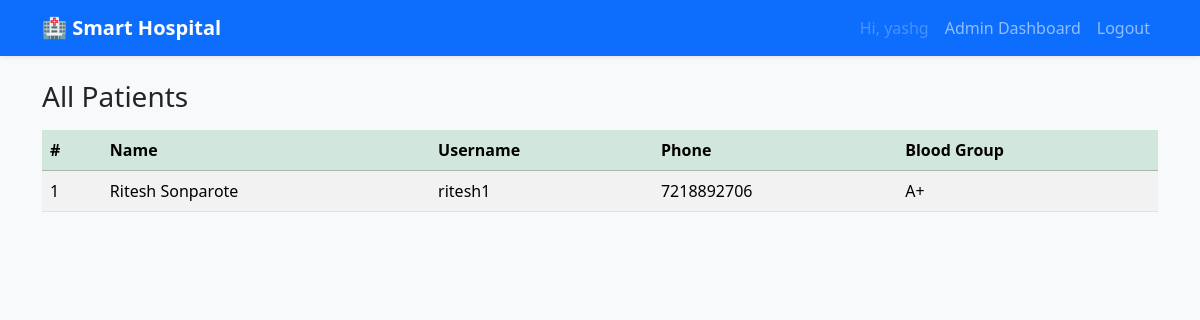
Page /accounts/dashboard/admin/patients/ (signed in) on the committed database.
### patients/models.py (models this page shows, shortened)
class Patient(models.Model):
    user = models.OneToOneField(
        User,
        on_delete=models.CASCADE,
        related_name="patient",
    )
    dob = models.DateField(null=True, blank=True)
    gender = models.CharField(max_length=10, blank=True)
    address = models.TextField(blank=True)
    blood_group = models.CharField(max_length=5, blank=True)
    phone = models.CharField(max_length=20, blank=True)

### accounts/views.py (the view)
# urls.py: path("dashboard/admin/patients/", views.admin_patient_list, name="admin_patients"),
@login_required
def admin_patient_list(request):
    if not request.user.is_superuser:
        return redirect("home")
    patients = Patient.objects.select_related("user").all()
    return render(request, "accounts/manage_patients.html", {"patients": patients})

### accounts/templates/accounts/manage_patients.html (shortened to what this page needs)
{% extends "base.html" %}
{% block content %}
<h3 class="mb-3">All Patients</h3>
<table class="table table-striped table-hover">
    <thead class="table-success">
        <tr>
            <th>#</th>
            <th>Name</th>
            <th>Username</th>
            <th>Phone</th>
            <th>Blood Group</th>
        </tr>
    </thead>
    <tbody>
        {% for p in patients %}
            <tr>
                <td>{{ forloop.counter }}</td>
                <td>{{ p.user.first_name }}</td>
                <td>{{ p.user.username }}</td>
                <td>{{ p.phone }}</td>
                <td>{{ p.blood_group|default:"-" }}</td>
            </tr>
        {% empty %}
            <tr>
                <td colspan="5" class="text-center text-muted">No patients found.</td>
            </tr>
        {% endfor %}
    </tbody>
</table>
{% endblock %}

### hospital_project/templates/base.html (shortened to what this page needs)
<!DOCTYPE html>
<html lang="en">
<head>
    <link href="https://cdn.jsdelivr.net/npm/bootstrap@5.3.3/dist/css/bootstrap.min.css" rel="stylesheet">
    <link rel="stylesheet" href="/static/css/style.css">
</head>
<body class="bg-light">
<nav class="navbar navbar-expand-lg navbar-dark bg-primary shadow-sm">
    <div class="container">
        <a class="navbar-brand fw-bold" href="{% url 'home' %}">🏥 Smart Hospital</a>
        <div class="collapse navbar-collapse" id="navbarSupportedContent">
            <ul class="navbar-nav ms-auto mb-2 mb-lg-0">
                {% if user.is_authenticated %}
                    <li class="nav-item">
                        <span class="nav-link disabled">Hi, {{ user.username }}</span>
                    </li>
                    {% if user.is_superuser %}
                        <li class="nav-item">
                            <a class="nav-link" href="{% url 'admin_dashboard' %}">Admin Dashboard</a>
                        </li>
                    {% endif %}
                    <li class="nav-item">
                        <a class="nav-link" href="{% url 'logout' %}">Logout</a>
                    </li>
                {% endif %}
            </ul>
        </div>
    </div>
</nav>
<div class="container py-4">
    {% block content %}{% endblock %}
</div>
</body>
</html>

### static/css/style.css (style rules this page uses)
body { font-family: system-ui, -apple-system, BlinkMacSystemFont, "Segoe UI", sans-serif; }
.navbar-brand { font-size: 1.25rem; }

### rows in the picture
Patient: user.first_name "Ritesh Sonparote", user.username "ritesh1", phone "7218892706", blood_group "A+"

### other values in the picture
{{ user.username }} "yashg"
